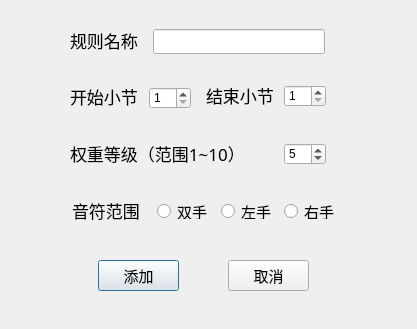
<?xml version="1.0" encoding="UTF-8"?>
<ui version="4.0">
 <class>Rule</class>
 <widget class="QDialog" name="Rule">
  <property name="geometry">
   <rect>
    <x>0</x>
    <y>0</y>
    <width>417</width>
    <height>329</height>
   </rect>
  </property>
  <property name="windowTitle">
   <string>Dialog</string>
  </property>
  <widget class="QPushButton" name="add">
   <property name="geometry">
    <rect>
     <x>98</x>
     <y>260</y>
     <width>81</width>
     <height>31</height>
    </rect>
   </property>
   <property name="font">
    <font>
     <family>华文中宋</family>
     <pointsize>11</pointsize>
    </font>
   </property>
   <property name="text">
    <string>添加</string>
   </property>
  </widget>
  <widget class="QPushButton" name="cancel">
   <property name="geometry">
    <rect>
     <x>228</x>
     <y>260</y>
     <width>81</width>
     <height>31</height>
    </rect>
   </property>
   <property name="font">
    <font>
     <family>华文中宋</family>
     <pointsize>11</pointsize>
    </font>
   </property>
   <property name="text">
    <string>取消</string>
   </property>
  </widget>
  <widget class="QLabel" name="label">
   <property name="geometry">
    <rect>
     <x>70</x>
     <y>30</y>
     <width>81</width>
     <height>21</height>
    </rect>
   </property>
   <property name="font">
    <font>
     <family>华文中宋</family>
     <pointsize>13</pointsize>
    </font>
   </property>
   <property name="text">
    <string>规则名称</string>
   </property>
  </widget>
  <widget class="QLabel" name="label_2">
   <property name="geometry">
    <rect>
     <x>70</x>
     <y>86</y>
     <width>81</width>
     <height>21</height>
    </rect>
   </property>
   <property name="font">
    <font>
     <family>华文中宋</family>
     <pointsize>13</pointsize>
    </font>
   </property>
   <property name="text">
    <string>开始小节</string>
   </property>
  </widget>
  <widget class="QLabel" name="label_4">
   <property name="geometry">
    <rect>
     <x>70</x>
     <y>143</y>
     <width>181</width>
     <height>21</height>
    </rect>
   </property>
   <property name="font">
    <font>
     <family>华文中宋</family>
     <pointsize>13</pointsize>
    </font>
   </property>
   <property name="text">
    <string>权重等级（范围1~10）</string>
   </property>
  </widget>
  <widget class="QLabel" name="label_5">
   <property name="geometry">
    <rect>
     <x>72</x>
     <y>200</y>
     <width>81</width>
     <height>21</height>
    </rect>
   </property>
   <property name="font">
    <font>
     <family>华文中宋</family>
     <pointsize>13</pointsize>
    </font>
   </property>
   <property name="text">
    <string>音符范围</string>
   </property>
  </widget>
  <widget class="QLineEdit" name="name">
   <property name="geometry">
    <rect>
     <x>153</x>
     <y>29</y>
     <width>172</width>
     <height>25</height>
    </rect>
   </property>
   <property name="font">
    <font>
     <pointsize>11</pointsize>
    </font>
   </property>
   <property name="text">
    <string/>
   </property>
  </widget>
  <widget class="QRadioButton" name="both">
   <property name="geometry">
    <rect>
     <x>157</x>
     <y>203</y>
     <width>51</width>
     <height>16</height>
    </rect>
   </property>
   <property name="font">
    <font>
     <family>华文中宋</family>
     <pointsize>11</pointsize>
    </font>
   </property>
   <property name="text">
    <string>双手</string>
   </property>
  </widget>
  <widget class="QRadioButton" name="left">
   <property name="geometry">
    <rect>
     <x>221</x>
     <y>203</y>
     <width>51</width>
     <height>16</height>
    </rect>
   </property>
   <property name="font">
    <font>
     <family>华文中宋</family>
     <pointsize>11</pointsize>
    </font>
   </property>
   <property name="text">
    <string>左手</string>
   </property>
  </widget>
  <widget class="QRadioButton" name="right">
   <property name="geometry">
    <rect>
     <x>284</x>
     <y>203</y>
     <width>51</width>
     <height>16</height>
    </rect>
   </property>
   <property name="font">
    <font>
     <family>华文中宋</family>
     <pointsize>11</pointsize>
    </font>
   </property>
   <property name="text">
    <string>右手</string>
   </property>
  </widget>
  <widget class="QSpinBox" name="start">
   <property name="geometry">
    <rect>
     <x>149</x>
     <y>87</y>
     <width>42</width>
     <height>22</height>
    </rect>
   </property>
   <property name="minimum">
    <number>1</number>
   </property>
  </widget>
  <widget class="QLabel" name="label_6">
   <property name="geometry">
    <rect>
     <x>206</x>
     <y>85</y>
     <width>81</width>
     <height>21</height>
    </rect>
   </property>
   <property name="font">
    <font>
     <family>华文中宋</family>
     <pointsize>13</pointsize>
    </font>
   </property>
   <property name="text">
    <string>结束小节</string>
   </property>
  </widget>
  <widget class="QSpinBox" name="end">
   <property name="geometry">
    <rect>
     <x>284</x>
     <y>85</y>
     <width>42</width>
     <height>22</height>
    </rect>
   </property>
   <property name="minimum">
    <number>1</number>
   </property>
  </widget>
  <widget class="QSpinBox" name="weight">
   <property name="geometry">
    <rect>
     <x>284</x>
     <y>143</y>
     <width>42</width>
     <height>22</height>
    </rect>
   </property>
   <property name="minimum">
    <number>1</number>
   </property>
   <property name="maximum">
    <number>10</number>
   </property>
   <property name="value">
    <number>5</number>
   </property>
  </widget>
 </widget>
 <resources/>
 <connections>
  <connection>
   <sender>cancel</sender>
   <signal>released()</signal>
   <receiver>Rule</receiver>
   <slot>close()</slot>
   <hints>
    <hint type="sourcelabel">
     <x>268</x>
     <y>275</y>
    </hint>
    <hint type="destinationlabel">
     <x>208</x>
     <y>164</y>
    </hint>
   </hints>
  </connection>
 </connections>
</ui>
